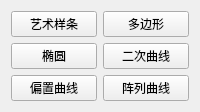
                <widget class="QWidget" name="page">
                 <layout class="QGridLayout" name="gridLayout_6">
                  <item row="0" column="0">
                   <widget class="QPushButton" name="pushButton_8">
                    <property name="text">
                     <string>艺术样条</string>
                    </property>
                   </widget>
                  </item>
                  <item row="0" column="1">
                   <widget class="QPushButton" name="pushButton_9">
                    <property name="text">
                     <string>多边形</string>
                    </property>
                   </widget>
                  </item>
                  <item row="1" column="0">
                   <widget class="QPushButton" name="pushButton_10">
                    <property name="text">
                     <string>椭圆</string>
                    </property>
                   </widget>
                  </item>
                  <item row="1" column="1">
                   <widget class="QPushButton" name="pushButton_13">
                    <property name="text">
                     <string>二次曲线</string>
                    </property>
                   </widget>
                  </item>
                  <item row="2" column="0">
                   <widget class="QPushButton" name="pushButton_14">
                    <property name="text">
                     <string>偏置曲线</string>
                    </property>
                   </widget>
                  </item>
                  <item row="2" column="1">
                   <widget class="QPushButton" name="pushButton_15">
                    <property name="text">
                     <string>阵列曲线</string>
                    </property>
                   </widget>
                  </item>
                 </layout>
                </widget>
